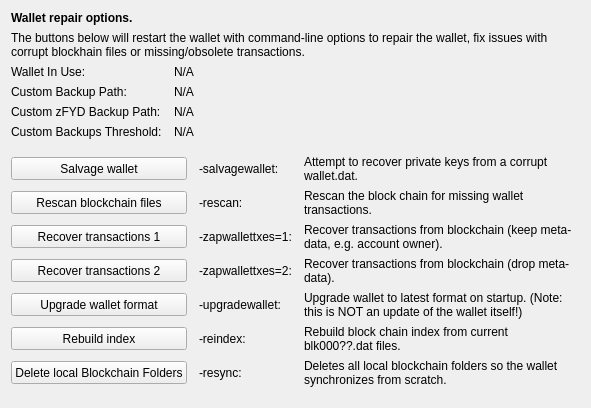
     <widget class="QWidget" name="tab_repair">
      <attribute name="title">
       <string>&amp;Wallet Repair</string>
      </attribute>
      <layout class="QGridLayout" name="gridLayout_4" columnstretch="0,0,0,0">
       <property name="horizontalSpacing">
        <number>12</number>
       </property>
       <item row="0" column="0" colspan="4">
        <widget class="QLabel" name="label_repair_header">
         <property name="font">
          <font>
           <weight>75</weight>
           <bold>true</bold>
          </font>
         </property>
         <property name="text">
          <string>Wallet repair options.</string>
         </property>
        </widget>
       </item>
       <item row="1" column="0" colspan="4">
        <widget class="QLabel" name="label_repair_helptext">
         <property name="font">
          <font>
           <weight>50</weight>
           <bold>false</bold>
          </font>
         </property>
         <property name="text">
          <string>The buttons below will restart the wallet with command-line options to repair the wallet, fix issues with corrupt blockhain files or missing/obsolete transactions.</string>
         </property>
         <property name="wordWrap">
          <bool>true</bool>
         </property>
        </widget>
       </item>
       <item row="2" column="0">
        <widget class="QLabel" name="wallet_path_label">
         <property name="text">
          <string>Wallet In Use:</string>
         </property>
        </widget>
       </item>
       <item row="2" column="1" colspan="3">
        <widget class="QLabel" name="wallet_path">
         <property name="cursor">
          <cursorShape>IBeamCursor</cursorShape>
         </property>
         <property name="text">
          <string>N/A</string>
         </property>
         <property name="textFormat">
          <enum>Qt::PlainText</enum>
         </property>
         <property name="textInteractionFlags">
          <set>Qt::LinksAccessibleByMouse|Qt::TextSelectableByKeyboard|Qt::TextSelectableByMouse</set>
         </property>
        </widget>
       </item>
       <item row="3" column="0">
        <widget class="QLabel" name="wallet_custombackuppath_label">
         <property name="text">
          <string>Custom Backup Path:</string>
         </property>
         <property name="visible">
          <bool>false</bool>
         </property>
        </widget>
       </item>
       <item row="3" column="1" colspan="3">
        <widget class="QLabel" name="wallet_custombackuppath">
         <property name="cursor">
          <cursorShape>IBeamCursor</cursorShape>
         </property>
         <property name="text">
          <string>N/A</string>
         </property>
         <property name="textFormat">
          <enum>Qt::PlainText</enum>
         </property>
         <property name="textInteractionFlags">
          <set>Qt::LinksAccessibleByMouse|Qt::TextSelectableByKeyboard|Qt::TextSelectableByMouse</set>
         </property>
         <property name="visible">
          <bool>false</bool>
         </property>
        </widget>
       </item>
       <item row="4" column="0">
        <widget class="QLabel" name="wallet_customzfydbackuppath_label">
         <property name="text">
          <string>Custom zFYD Backup Path:</string>
         </property>
         <property name="visible">
          <bool>false</bool>
         </property>
        </widget>
       </item>
       <item row="4" column="1" colspan="3">
        <widget class="QLabel" name="wallet_customzfydbackuppath">
         <property name="cursor">
          <cursorShape>IBeamCursor</cursorShape>
         </property>
         <property name="text">
          <string>N/A</string>
         </property>
         <property name="textFormat">
          <enum>Qt::PlainText</enum>
         </property>
         <property name="textInteractionFlags">
          <set>Qt::LinksAccessibleByMouse|Qt::TextSelectableByKeyboard|Qt::TextSelectableByMouse</set>
         </property>
         <property name="visible">
          <bool>false</bool>
         </property>
        </widget>
       </item>
       <item row="5" column="0">
        <widget class="QLabel" name="wallet_custombackupthreshold_label">
         <property name="text">
          <string>Custom Backups Threshold:</string>
         </property>
         <property name="visible">
          <bool>false</bool>
         </property>
        </widget>
       </item>
       <item row="5" column="1" colspan="3">
        <widget class="QLabel" name="wallet_custombackupthreshold">
         <property name="cursor">
          <cursorShape>IBeamCursor</cursorShape>
         </property>
         <property name="text">
          <string>N/A</string>
         </property>
         <property name="textFormat">
          <enum>Qt::PlainText</enum>
         </property>
         <property name="textInteractionFlags">
          <set>Qt::LinksAccessibleByMouse|Qt::TextSelectableByKeyboard|Qt::TextSelectableByMouse</set>
         </property>
         <property name="visible">
          <bool>false</bool>
         </property>
        </widget>
       </item>
       <item row="6" column="0">
        <spacer name="verticalSpacer_repair1">
         <property name="orientation">
          <enum>Qt::Vertical</enum>
         </property>
         <property name="sizeHint" stdset="0">
          <size>
           <width>10</width>
           <height>10</height>
          </size>
         </property>
        </spacer>
       </item>
       <item row="7" column="0" colspan="2">
        <widget class="QPushButton" name="btn_salvagewallet">
         <property name="minimumSize">
          <size>
           <width>100</width>
           <height>23</height>
          </size>
         </property>
         <property name="text">
          <string>Salvage wallet</string>
         </property>
        </widget>
       </item>
       <item row="7" column="2">
        <widget class="QLabel" name="label_repair_salvage_command">
         <property name="text">
          <string notr="true">-salvagewallet:</string>
         </property>
        </widget>
       </item>
       <item row="7" column="3">
        <widget class="QLabel" name="label_repair_salvage">
         <property name="text">
          <string>Attempt to recover private keys from a corrupt wallet.dat.</string>
         </property>
         <property name="wordWrap">
          <bool>true</bool>
         </property>
        </widget>
       </item>
       <item row="8" column="0" colspan="2">
        <widget class="QPushButton" name="btn_rescan">
         <property name="minimumSize">
          <size>
           <width>100</width>
           <height>23</height>
          </size>
         </property>
         <property name="text">
          <string>Rescan blockchain files</string>
         </property>
        </widget>
       </item>
       <item row="8" column="2">
        <widget class="QLabel" name="label_repair_rescan_command">
         <property name="text">
          <string notr="true">-rescan:</string>
         </property>
        </widget>
       </item>
       <item row="8" column="3">
        <widget class="QLabel" name="label_repair_rescan">
         <property name="text">
          <string>Rescan the block chain for missing wallet transactions.</string>
         </property>
         <property name="wordWrap">
          <bool>true</bool>
         </property>
        </widget>
       </item>
       <item row="9" column="0" colspan="2">
        <widget class="QPushButton" name="btn_zapwallettxes1">
         <property name="minimumSize">
          <size>
           <width>100</width>
           <height>23</height>
          </size>
         </property>
         <property name="text">
          <string>Recover transactions 1</string>
         </property>
        </widget>
       </item>
       <item row="9" column="2">
        <widget class="QLabel" name="label_repair_zap1_command">
         <property name="text">
          <string notr="true">-zapwallettxes=1:</string>
         </property>
        </widget>
       </item>
       <item row="9" column="3">
        <widget class="QLabel" name="label_repair_zap1">
         <property name="text">
          <string>Recover transactions from blockchain (keep meta-data, e.g. account owner).</string>
         </property>
         <property name="wordWrap">
          <bool>true</bool>
         </property>
        </widget>
       </item>
       <item row="10" column="0" colspan="2">
        <widget class="QPushButton" name="btn_zapwallettxes2">
         <property name="minimumSize">
          <size>
           <width>100</width>
           <height>23</height>
          </size>
         </property>
         <property name="text">
          <string>Recover transactions 2</string>
         </property>
        </widget>
       </item>
       <item row="10" column="2">
        <widget class="QLabel" name="label_repair_zap2_command">
         <property name="text">
          <string notr="true">-zapwallettxes=2:</string>
         </property>
        </widget>
       </item>
       <item row="10" column="3">
        <widget class="QLabel" name="label_repair_zap2">
         <property name="text">
          <string>Recover transactions from blockchain (drop meta-data).</string>
         </property>
         <property name="wordWrap">
          <bool>true</bool>
         </property>
        </widget>
       </item>
       <item row="11" column="0" colspan="2">
        <widget class="QPushButton" name="btn_upgradewallet">
         <property name="minimumSize">
          <size>
           <width>100</width>
           <height>23</height>
          </size>
         </property>
         <property name="text">
          <string>Upgrade wallet format</string>
         </property>
        </widget>
       </item>
       <item row="11" column="2">
        <widget class="QLabel" name="label_repair_upgrade_command">
         <property name="text">
          <string notr="true">-upgradewallet:</string>
         </property>
        </widget>
       </item>
       <item row="11" column="3">
        <widget class="QLabel" name="label_repair_upgrade">
         <property name="text">
          <string>Upgrade wallet to latest format on startup. (Note: this is NOT an update of the wallet itself!)</string>
         </property>
         <property name="wordWrap">
          <bool>true</bool>
         </property>
        </widget>
       </item>
       <item row="12" column="0" colspan="2">
        <widget class="QPushButton" name="btn_reindex">
         <property name="minimumSize">
          <size>
           <width>100</width>
           <height>23</height>
          </size>
         </property>
         <property name="text">
          <string>Rebuild index</string>
         </property>
        </widget>
       </item>
       <item row="12" column="2">
        <widget class="QLabel" name="label_repair_reindex_command">
         <property name="text">
          <string notr="true">-reindex:</string>
         </property>
        </widget>
       </item>
       <item row="12" column="3">
        <widget class="QLabel" name="label_repair_reindex">
         <property name="text">
          <string>Rebuild block chain index from current blk000??.dat files.</string>
         </property>
         <property name="wordWrap">
          <bool>true</bool>
         </property>
        </widget>
       </item>
       <item row="13" column="0" colspan="2">
        <widget class="QPushButton" name="btn_resync">
         <property name="minimumSize">
          <size>
           <width>100</width>
           <height>23</height>
          </size>
         </property>
         <property name="text">
          <string>Delete local Blockchain Folders</string>
         </property>
        </widget>
       </item>
       <item row="13" column="2">
        <widget class="QLabel" name="label_repair_resync_command">
         <property name="text">
          <string>-resync:</string>
         </property>
        </widget>
       </item>
       <item row="13" column="3">
        <widget class="QLabel" name="label_repair_resync">
         <property name="text">
          <string>Deletes all local blockchain folders so the wallet synchronizes from scratch.</string>
         </property>
         <property name="wordWrap">
          <bool>true</bool>
         </property>
        </widget>
       </item>
       <item row="14" column="0">
        <spacer name="verticalSpacer_repair2">
         <property name="orientation">
          <enum>Qt::Vertical</enum>
         </property>
         <property name="sizeHint" stdset="0">
          <size>
           <width>20</width>
           <height>10</height>
          </size>
         </property>
        </spacer>
       </item>
      </layout>
     </widget>
